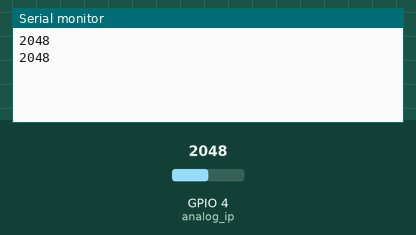
Bench run of a sketch on a simulated ESP32. Parts: the last lines printed to the serial monitor. Inputs (shaded band) come from the test bench; at power-on: GPIO 4 (analog_ip) = 2048.

Above: at 1.8 s.
1.9 s: GPIO 4 (analog_ip) set to 2866
At 2.8 s:
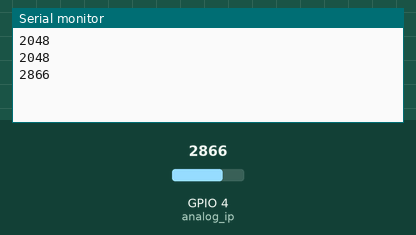
3.4 s: GPIO 4 (analog_ip) set to 3603
At 4.8 s:
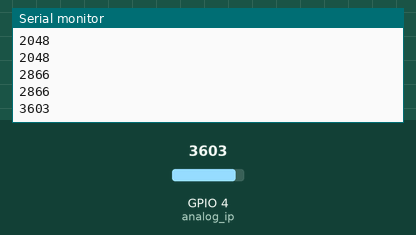
Timing chart, 0 to 6.4 s (numbered marks = the images above; inputs shaded):
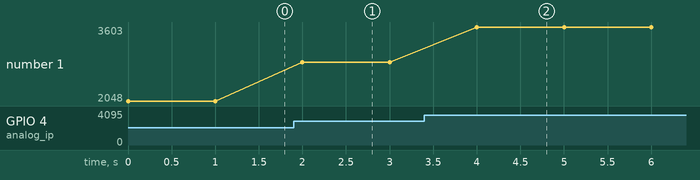

Measured:
- after the input at 1.9 s, the serial monitor: prints a new line after 0.10 s (image 1)
- after the input at 3.4 s, the serial monitor: prints a new line after 0.60 s (image 2)
- plotted number 1: 2048 → 2866 after the input at 1.9 s, 2866 → 3603 after the input at 3.4 s

The sketch:

esp32_analog_sensor_basic.ino
```cpp
const int analog_ip = 4;
int inputValue = 0;

void setup() {
  Serial.begin(115200);
}

void loop() {
  inputValue = analogRead(analog_ip);
  Serial.println(inputValue);
  delay(1000);
}
```
